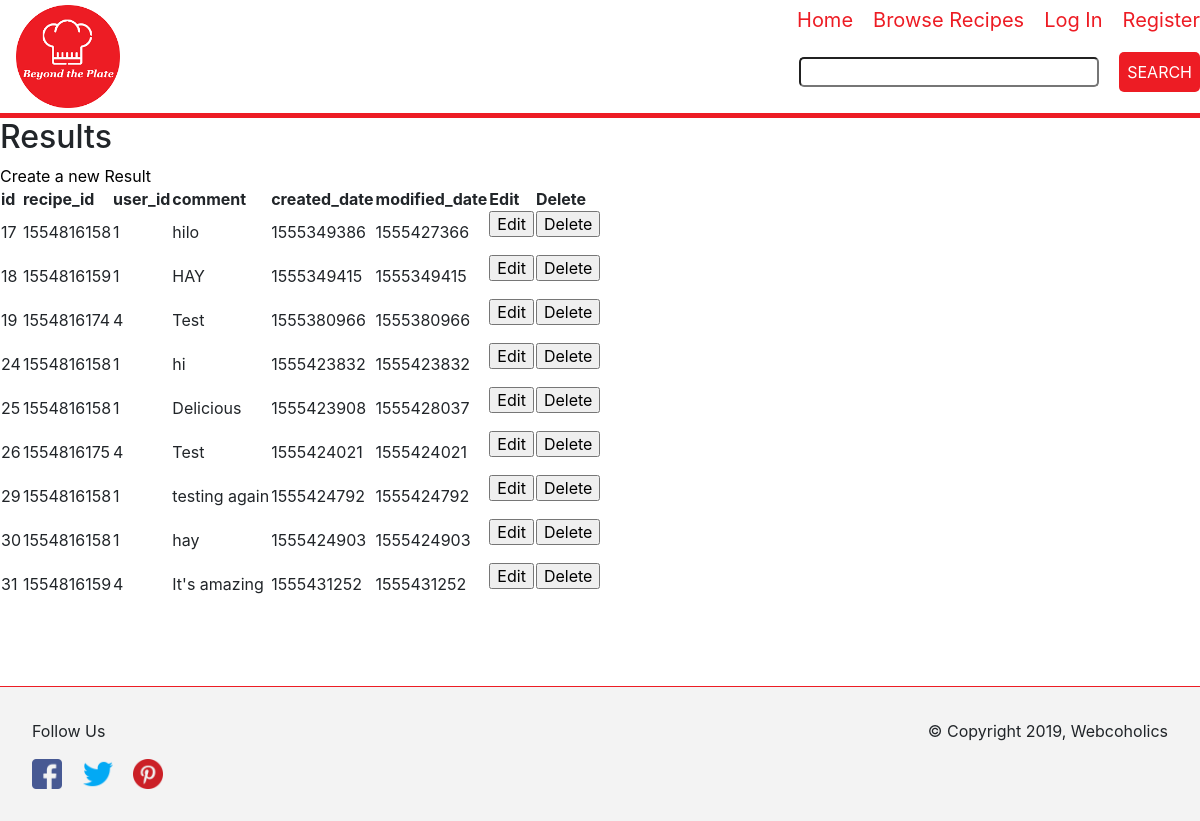
The app's page /results.php, older data.
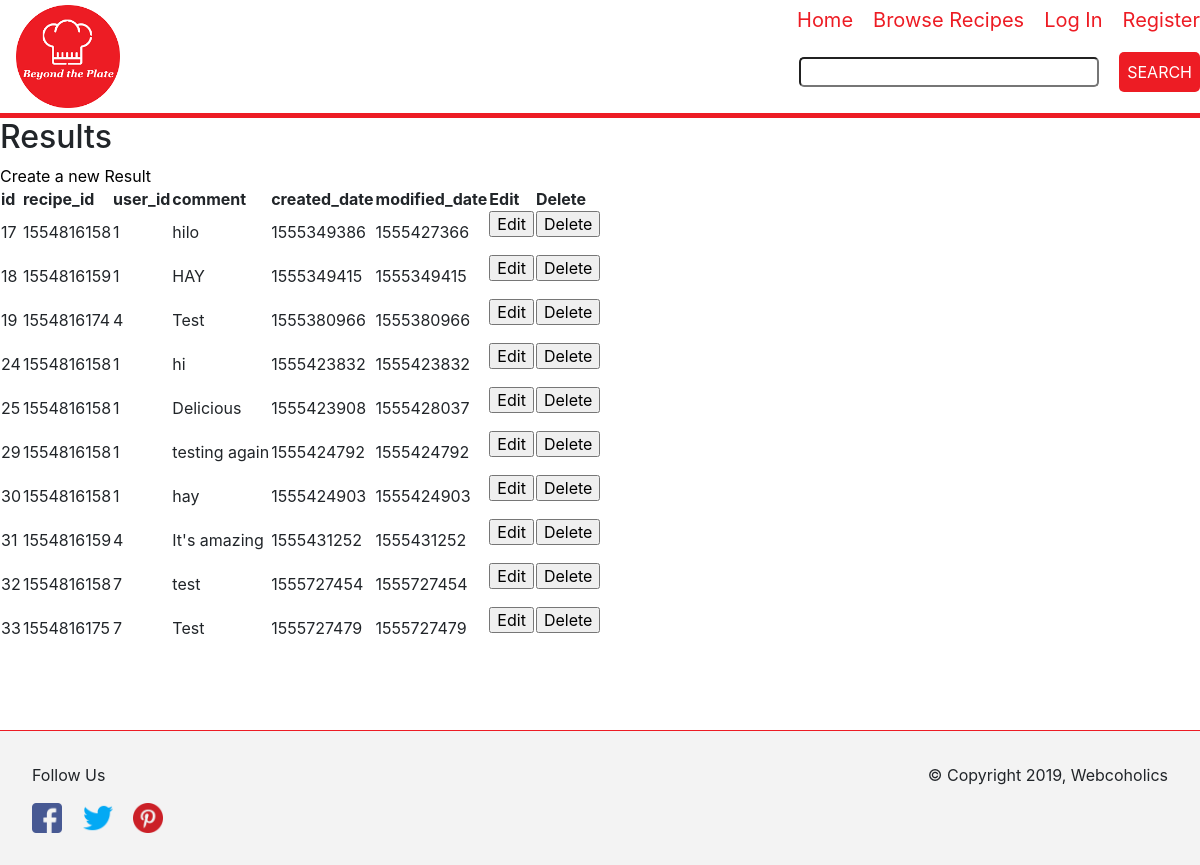
The same page, newer data.
### tables this page shows
CREATE TABLE `results` (
  `id` int(6) NOT NULL,
  `recipe_id` int(10) NOT NULL,
  `user_id` int(10) NOT NULL,
  `comment` varchar(200) NOT NULL,
  `is_deleted` int(1) NOT NULL DEFAULT '0',
  `created_date` int(10) NOT NULL,
  `modified_date` int(10) NOT NULL
);

### lib/classes/Result.php (called while the page is built, shortened)
<?php
    class Result extends Page {
        private $dbh;
        public function __construct($dbh, $title, $custLinks=null) {
            $this->dbh = $dbh;
        }
        public function listResults() {
            $sqlQuery = 'SELECT * FROM results';
            $pdoStatement = $this->dbh->prepare($sqlQuery);
            $pdoStatement->execute();
            $resultList = $pdoStatement->fetchAll(PDO::FETCH_OBJ);
            return $resultList;
        }
    }
?>

### lib/controllers/result-controller.php (the view, shortened to what this page needs)
<?php
    function printList($result) {
        $returnString = "";
        foreach ($result->listResults() as $result) {
            if(!$result->is_deleted) {
                $returnString .= "<tr>";
                $returnString .= "<td>" . $result->id . "</td>";
                $returnString .= "<td>" . $result->recipe_id . "</td>";
                $returnString .= "<td>" . $result->user_id . "</td>";
                $returnString .= "<td>" . $result->comment . "</td>";
                $returnString .= "<td>" . $result->created_date . "</td>";
                $returnString .= "<td>" . $result->modified_date . "</td>";
                $returnString .= "<td>" .
                    "<form action='views/results/update.php' method='post'>" .
                        "<input type='hidden' name = 'id' value='$result->id' />" .
                        "<input type='submit' name='edit_submit' value='Edit' />" .
                    "</form>" .
                    "</td>";
                $returnString .= "<td>" .
                    "<form action='#' method='post'>" .
                        "<input type='hidden' name = 'id' value='$result->id' />" .
                        "<input type='submit' name='delete_submit' value='Delete' />" .
                    "</form>" .
                    "</td>";
                $returnString .= "</tr>";
            }
        }
        return $returnString;
    }
?>

### lib/classes/Page.php (shortened to what this page needs)
<?php
class Page
{
    private $navLinks;
    public function setNav($custLinks) {
        if($custLinks) {
            $this->navLinks = array_merge(self::DEFAULT_LINKS, $custLinks);
        }
        else {
            $this->navLinks = self::DEFAULT_LINKS;
        }
    }
    private function generateMenuLinks() {
        $returnString ='<ul class="menu">';
        foreach($this->navLinks as $linkName => $linkPath)
        {
            if(isset($_SESSION["user"]))
            {
				if($linkName=="Log In")
                {
                    $returnString .= '<li><a href="userdash.php">Dashboard</a></li><li><a href="logout.php">Logout</a></li>';
                }else if($linkName=="Register")
                {
                } else {
                    $returnString .= '<li><a href="' . $linkPath . '">';
                    $returnString .= $linkName . '</a></li>';
                }
            }
            else
            {
                $returnString .= '<li><a href="' . $linkPath . '">';
                $returnString .= $linkName . '</a></li>';
            }
        }
        $returnString .= '</ul>';
        return $returnString;
    }
    public function generateHeader() {
        require_once 'views/header.php';
    }
    public function generateFooter() {
        require_once 'views/footer.php';
    }
}
?>

Row changes from the older to the newer data that the page shows:
no longer on this page (row edited): results: id "26", recipe "1554816175", user "4", comment "Test", created_date "1555424021", modified_date "1555424021"
added results: id "32", recipe "1554816158", user "7", comment "test", created_date "1555727454", modified_date "1555727454"
added results: id "33", recipe "1554816175", user "7", comment "Test", created_date "1555727479", modified_date "1555727479"
